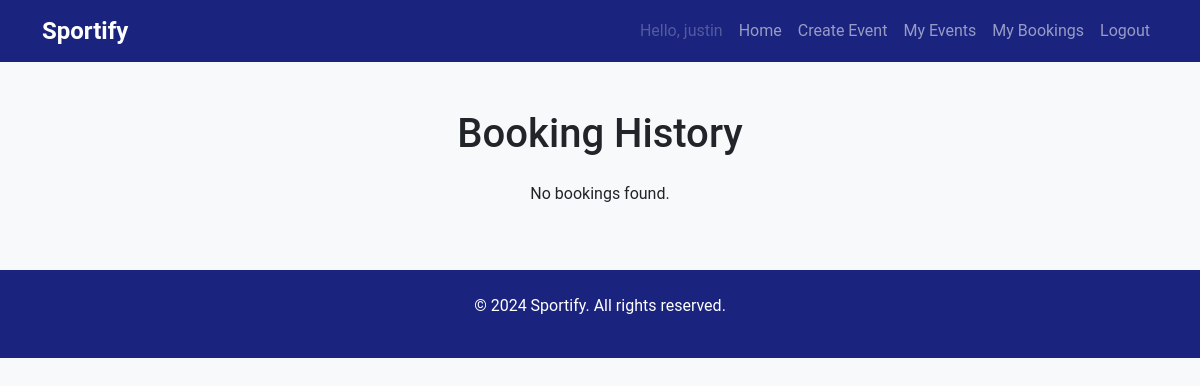
Before: /event/booking_history (signed in) with the older database file.
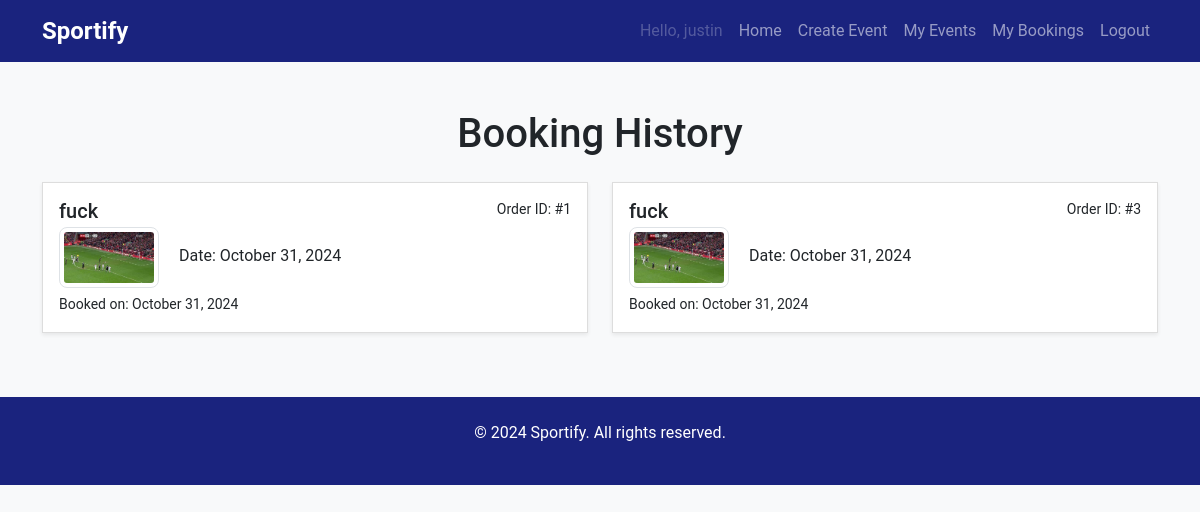
After: the same page with the newer database file.
### website/models.py (models this page shows, shortened)
class User(db.Model, UserMixin):
    __tablename__ = 'users'
    id = db.Column(db.Integer, primary_key=True)
    username = db.Column(db.String(100), index=True, unique=True, nullable=False)
    firstname = db.Column(db.String(100), index=True, nullable=False)
    lastname = db.Column(db.String(100), index=True, nullable=False)
    emailid = db.Column(db.String(100), index=True, nullable=False)
    password_hash = db.Column(db.String(255), nullable=False)
    contact = db.Column(db.String(255), nullable=False)
    address = db.Column(db.String(150), nullable=False)
    comments = db.relationship('Comment', backref='user', lazy=True)
    order = db.relationship('Order', backref='user', lazy=True)

class Order(db.Model):
    __tablename__ = 'orders'
    id = db.Column(db.Integer, primary_key=True)
    quantity = db.Column(db.Integer, nullable = False)
    total_price = db.Column(db.Float, nullable = False)
    booked_date = db.Column(db.DateTime, default=datetime.now(), nullable=False)
    user_id = db.Column(db.Integer, db.ForeignKey("users.id"), nullable=False)
    event_id = db.Column(db.Integer, db.ForeignKey("events.id"), nullable=False)

class Event(db.Model):
    __tablename__ = 'events'
    id = db.Column(db.Integer, primary_key=True)
    name = db.Column(db.String(80), nullable=False)
    description = db.Column(db.Text, nullable=False)
    image = db.Column(db.String(150), nullable=False)  # Store path to the image
    price = db.Column(db.Integer, nullable=False)
    location = db.Column(db.String(150), nullable=False)
    datetime = db.Column(db.DateTime, nullable=False)
    capacity = db.Column(db.Integer, nullable=False)
    category = db.Column(db.String(50), nullable=False)
    status = db.Column(
        Enum(
            'Open', 'Inactive', 'Cancelled','Sold out', name='status of event'
        ),
        default='Open',
        nullable=False)
    user_id = db.Column(db.Integer, db.ForeignKey('users.id'), nullable=False)
    comments = db.relationship('Comment', backref='event', lazy=True)
    order = db.relationship('Order', backref='event', lazy=True)

### website/event.py (the view)
@eventbp.route('/booking_history')
@login_required
def booking_history():
    bookings = db.session.query(Order).filter_by(user_id=current_user.id).all()
    return render_template('event/booking-history.html', bookings=bookings)

### website/templates/event/booking-history.html (shortened to what this page needs)
{% extends "base.html" %}
{% block content %}
<main class="container my-5">
  <h1 class="text-center mb-4">Booking History</h1>
  <div class="row">
    {% if bookings %}
      {% for booking in bookings %}
        <div class="col-md-6">
          <div class="list-group-item mb-3 p-3 shadow-sm">
            <div class="d-flex w-100 justify-content-between">
              <h5 class="mb-1">{{ booking.event.name }}</h5>
              <small>Order ID: #{{ booking.id }}</small>
            </div>
            <p class="mb-1">
              <img src="{{ booking.event.image }}" alt="{{ booking.event.name }}" class="img-thumbnail me-3" width="100">
              Date: {{ booking.event.datetime.strftime('%B %d, %Y') }}
            </p>
            <small>Booked on: {{ booking.booked_date.strftime('%B %d, %Y') }}</small>
          </div>
        </div>
      {% endfor %}
    {% else %}
      <p class="text-center">No bookings found.</p>
    {% endif %}
  </div>
</main>
{% endblock %}

### website/templates/base.html (shortened to what this page needs)
<!DOCTYPE html>
<html lang="en">
<head>
    <link href="https://cdn.jsdelivr.net/npm/bootstrap@5.3.2/dist/css/bootstrap.min.css" rel="stylesheet">
    <link rel="stylesheet" href="{{ url_for('static', filename='css/main.css') }}">
</head>
<body>
    <header>
        <nav class="navbar navbar-expand-lg navbar-dark bg-primary">
            <div class="container">
                <a class="navbar-brand" href="{{ url_for('main.index') }}">Sportify</a>
                <div class="collapse navbar-collapse" id="navbarNav">
                    <ul class="navbar-nav ms-auto">
                        {% if current_user.is_authenticated %}
                            <li class="nav-item"><a class="nav-link disabled" href="#">Hello, {{ current_user.username }}</a></li>
                            <li class="nav-item"><a class="nav-link" href="{{ url_for('main.index') }}">Home</a></li>
                            <li class="nav-item"><a class="nav-link" href="{{ url_for('event.create') }}">Create Event</a></li>
                            <li class="nav-item"> <a class="nav-link" href="{{ url_for('event.my_events') }}">My Events</a></li>
                            <li class="nav-item"> <a class="nav-link" href="{{ url_for('event.booking_history') }}">My Bookings</a></li>
                            <li class="nav-item"><a class="nav-link" href="{{ url_for('auth.logout') }}">Logout</a></li>
                        {% else %}
                            <li class="nav-item"><a class="nav-link" href="{{ url_for('auth.login') }}">Log in</a></li>
                        {% endif %}
                    </ul>
                </div>
            </div>
        </nav>
    </header>
    {% block content %}
    {% endblock %}
    <footer class="footer text-center py-4">
        <div class="container">
            <p>&copy; 2024 Sportify. All rights reserved.</p>
        </div>
    </footer>
</body>
</html>

### website/static/style/main.css (style rules this page uses)
body { font-family: 'Roboto', sans-serif; background-color: #f8f9fa; }
.navbar { background-color: #1a237e !important; }
.navbar-brand { font-weight: 700; font-size: 1.5rem; }
.footer { background-color: #1a237e; color: white; text-align: center; padding: 1rem; }
.list-group-item { border: 1px solid #ddd; border-radius: 0.5rem; margin-bottom: 1rem; background-color: #ffffff; box-shadow: 0 4px 8px rgba(0, 0, 0, 0.1); }
.list-group-item img { border-radius: 0.5rem; }

Changed rows visible on the page:
added Order: event.name "fuck", id "1", event.image (picture), event.datetime "October 31, 2024", booked_date "October 31, 2024"
added Order: event.name "fuck", id "3", event.image (picture), event.datetime "October 31, 2024", booked_date "October 31, 2024"
Other visible differences:
text no longer shown: "No bookings found."
